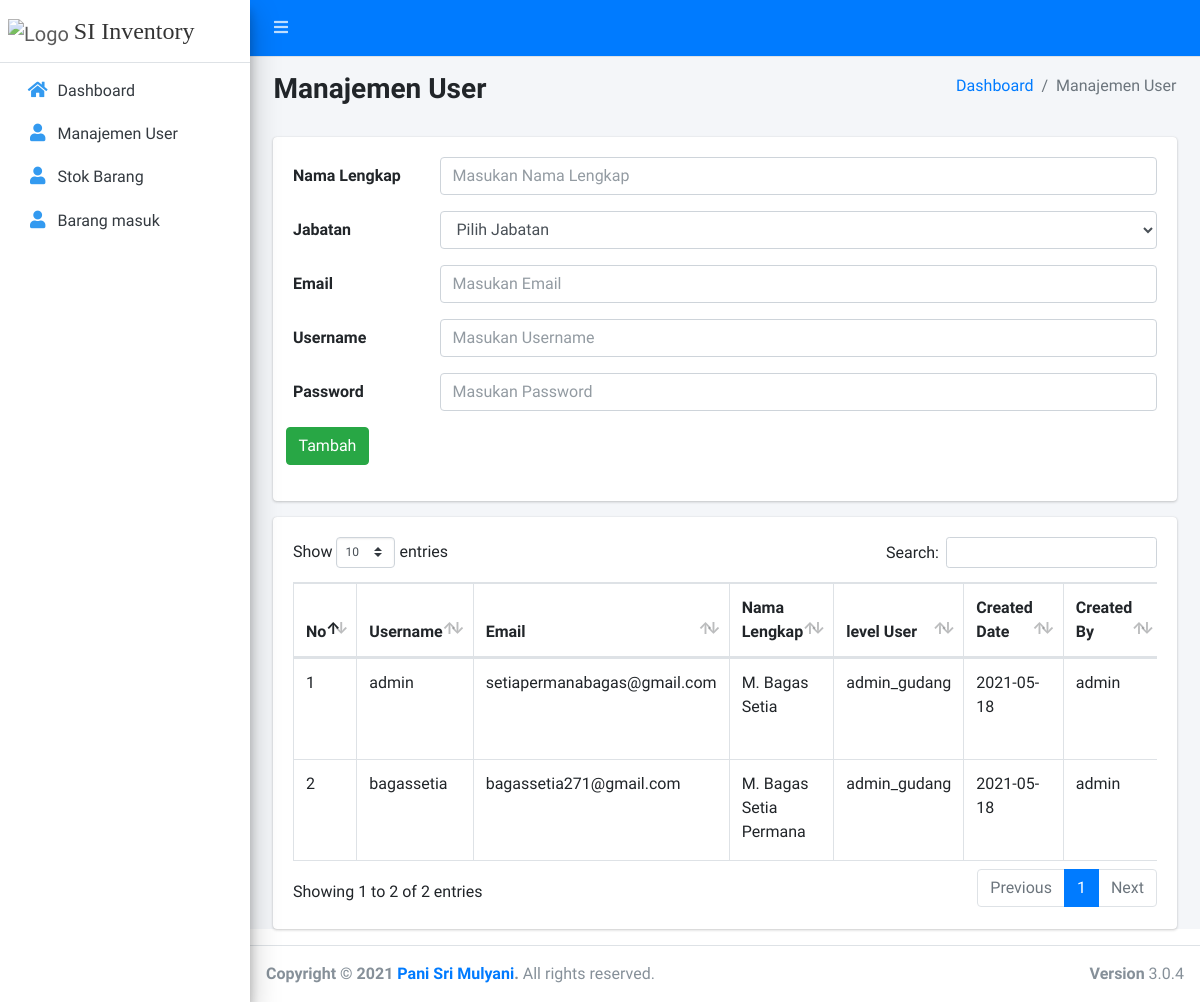
/admin_gudang/manajemen_user.html (signed in), run on the app's committed database.
### tables this page shows
CREATE TABLE `user` (
  `id_user` int(11) NOT NULL,
  `username` varchar(191) NOT NULL,
  `password` varchar(191) NOT NULL,
  `role` enum('admin_gudang','manager') NOT NULL,
  `namaLengkap` varchar(191) NOT NULL,
  `email` varchar(191) NOT NULL,
  `created_date` date DEFAULT NULL,
  `modify_date` date DEFAULT NULL,
  `created_by` varchar(191) DEFAULT NULL,
  `modify_by` varchar(191) DEFAULT NULL
);

### application/controllers/adminGudang/User.php (called while the page is built, shortened)
<?php
class User extends CI_Controller {
	public function index()
	{
    $data['konten'] = 'adminGudang/user';
    $data['user']   = $this->UserModel->getAll();
		$this->load->view('adminGudang/template', $data);
	}
}

### index.php (called while the page is built, shortened)
<?php
require_once BASEPATH.'core/CodeIgniter.php';

### application/models/UserModel.php (called while the page is built, shortened)
<?php
class UserModel extends CI_Model {
  private $table  = 'user';
  public function getAll()
  {
    $this->db->select($this->table . '.*, user1.username as user_create, user2.username as user_modify');
    $this->db->join($this->table . ' as user1', $this->table . '.created_by = user1.id_user');
    $this->db->join($this->table . ' as user2', $this->table . '.modify_by = user2.id_user', 'left');
    return $this->db->get($this->table)->result_array();
  }
}

### application/views/adminGudang/user.php (the view, shortened to what this page needs)
<section class="content">
  <div class="content-header">
    <div class="container-fluid">
      <div class="row mb-2">
        <div class="col-sm-6">
          <h3><b><font face=""> Manajemen User </font></b></h3>
        </div>
        <div class="col-sm-6">
          <ol class="breadcrumb float-sm-right">
            <li class="breadcrumb-item"><a href="<?= base_url(); ?>">Dashboard</a></li>
            <li class="breadcrumb-item active">Manajemen User</li>
          </ol>
        </div>
      </div>
    </div>
  </div>
  <div class="container-fluid">
    <div class="col-sm-12">
      <div class="card">
        <div class="card-body">
          <form action="<?= base_url(); ?>admin_gudang/manajemen_user.html" method="post">
            <div class="form-group row">
              <label for="staticEmail" class="col-sm-2 col-form-label">Nama Lengkap</label>
              <div class="col-sm-10">
                <input type="text" required class="form-control" id="staticEmail" placeholder="Masukan Nama Lengkap" name="namaLengkap">
              </div>
            </div>
            <div class="form-group row">
              <label for="staticEmail" class="col-sm-2 col-form-label">Jabatan</label>
              <div class="col-sm-10">
                <select name="role" id="role" class="form-control">
                  <option>Pilih Jabatan</option>
                </select>
              </div>
            </div>
            <div class="form-group row">
              <label for="staticEmail" class="col-sm-2 col-form-label">Email</label>
              <div class="col-sm-10">
                <input type="email" required class="form-control" id="staticEmail" placeholder="Masukan Email" name="email">
              </div>
            </div>
            <div class="form-group row">
              <label for="staticEmail" class="col-sm-2 col-form-label">Username</label>
              <div class="col-sm-10">
                <input type="text" required class="form-control" id="staticEmail" placeholder="Masukan Username" name="username">
              </div>
            </div>
            <div class="form-group row">
              <label for="staticEmail" class="col-sm-2 col-form-label">Password</label>
              <div class="col-sm-10">
                <input type="password" required class="form-control" id="staticEmail" placeholder="Masukan Password" name="password">
              </div>
            </div>
            <div class="form-group row">
              <button type="submit" class="btn btn-success">Tambah</button>
            </div>
          </form>
        </div>
      </div>
      <div class="card">
        <div class="card-body">
          <div class="table-responsive">
            <table class="table table-bordered" id="dataTables-example">
              <thead>
                <tr class="nowrap">
                  <th>No</th>
                  <th>Username</th>
                  <th>Email</th>
                  <th>Nama Lengkap</th>
                  <th>level User</th>
                  <th>Created Date</th>
                  <th>Created By</th>
                </tr>
              </thead>
              <tbody>
                <?php
                  $no = 1;
                  foreach ($user as $key) { ?>
                    <tr>
                      <td><?= $no++; ?></td>
                      <td><?= $key['username']; ?></td>
                      <td><?= $key['email']; ?></td>
                      <td><?= $key['namaLengkap']; ?></td>
                      <td><?= $key['role']; ?></td>
                      <td><?= $key['created_date']; ?></td>
                      <td><?= $key['user_create']; ?></td>
                    </tr>
                  <?php }
                ?>
              </tbody>
            </table>
          </div>
        </div>
      </div>
    </div>
  </div>
</section>

### data on the page
user: username "admin", email "setiapermanabagas@gmail.com", namaLengkap "M. Bagas Setia", role "admin_gudang", created_date "2021-05-18"
user: username "bagassetia", email "bagassetia271@gmail.com", namaLengkap "M. Bagas Setia Permana", role "admin_gudang", created_date "2021-05-18", user.username "admin"
